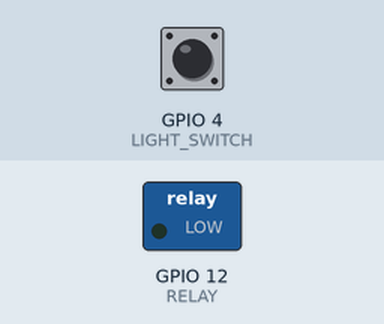
Recording of a program running on a simulated ESP8266 (NodeMCU). Shown: switched loads named in the program (green lamp = pin HIGH). Inputs (shaded band) come from the test bench; at power-on: GPIO 4 (LIGHT_SWITCH) HIGH. What the program prints to the serial monitor is not drawn.

Above: at 3.2 s.
3.3 s: GPIO 4 (LIGHT_SWITCH) pulled LOW for 0.15 s
At 3.37 s:
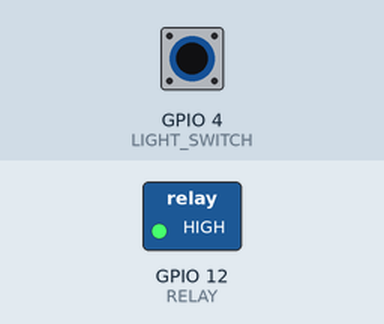
6.4 s: GPIO 4 (LIGHT_SWITCH) pulled LOW for 3.2 s
At 10.3 s:
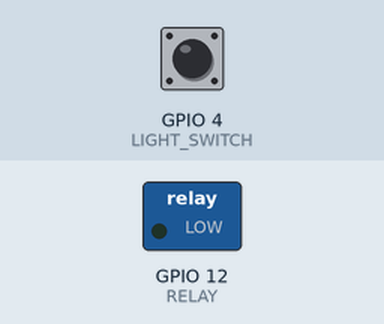
Timing chart, 0 to 11.8 s (numbered marks = the images above; inputs shaded):
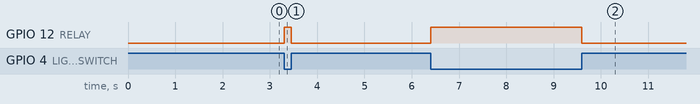

Measured:
- after the input at 3.3 s, GPIO 12 (RELAY): LOW → HIGH at once, → LOW 0.15 s later
- after the input at 6.4 s, GPIO 12 (RELAY): LOW → HIGH at once, → LOW 3.2 s later

The program:

main.cpp
```cpp
#include <ESP8266WiFi.h>
#include <espnow.h>

#define NODE_ID "gustavoRoom"

#define RELAY 12
#define LIGHT_SWITCH 4
#define CHANNEL 1

void setupWiFi();
void onDataSent(uint8_t *macAddr, uint8_t sendStatus);
void onDataReceive(uint8_t *macAddr, uint8_t *incomingData, uint8_t len);
void setupESPNOW();

uint8_t macPeers[6][6] = {
  {0xFF, 0xFF, 0xFF, 0xFF, 0xFF, 0xFF}, //MAC de Broadcast
  //{0x3C, 0x61, 0x05, 0x12, 0xA1, 0x20}, // MAC ESP32 Master
  {0xE8, 0x68, 0xE7, 0x44, 0x60, 0x0B}, // MAC Sonoff Portão
  {0xD8, 0xBF, 0xC0, 0x10, 0xC1, 0x11},
  {0xDC, 0x4F, 0x22, 0x7E, 0x4D, 0x33},
  {0xEC, 0xFA, 0xBC, 0x62, 0xB4, 0xF0},
  {0x2C, 0xF4, 0x32, 0x49, 0xD0, 0xC7},
  };


char lastRandom[20];
bool openGate = false;

int buttonPushCounter = 0;
int buttonState = 0;
int lastButtonState = 1;


void setup() {
  delay(2000);
  Serial.begin(115200);

  pinMode(RELAY,OUTPUT);
  pinMode(LIGHT_SWITCH, INPUT);


  WiFi.mode(WIFI_STA);

  setupESPNOW();


}


void loop() {

 // read the pushbutton input pin:
  buttonState = digitalRead(LIGHT_SWITCH);

  // compare the buttonState to its previous state
  if (buttonState != lastButtonState) {
    digitalWrite(RELAY, !digitalRead(RELAY));
    delay(50); // Delay a little bit to avoid bouncing
  }

  lastButtonState = buttonState; // save the current state as the last state, for next time through the loop


  if(openGate){
    digitalWrite(12, HIGH);
    delay(250);
    digitalWrite(12, LOW);
    openGate = false;
  }


}


void onDataSent(uint8_t *macAddr, uint8_t sendStatus){
  Serial.print("Status dos últimos dados: ");
  if(sendStatus == 0){
    Serial.println("Entregado com sucesso");
  }else{
    Serial.println("Falha ao entregar");
  }
}


void onDataReceive(uint8_t *macAddr, uint8_t *incomingData, uint8_t len){
  Serial.print("Mensagem Recebida:");

  char incomingMessage[30];
  char msg[30];
  char tempOn[30] = NODE_ID;
  //char tempOff[30] = NODE_ID;
  char tempMsg[30];
  char currentRandom[30];

//  strcat(tempOn, "on");
//  strcat(tempOff, "off");

  strcpy(msg, "");//Tem que inicializar o msg com uma string vazia senão dá ruim. Por que? Não tenho a mínima ideia.

  memcpy(&incomingMessage, incomingData, sizeof(incomingMessage));

  char* token = strtok(incomingMessage, "*");

  strcpy(currentRandom, token);
  strcpy(tempMsg, token);
  token = strtok(NULL,"*");
  strcat(msg, token);
  strcat(tempMsg, "*");
  strcat(tempMsg, token);

  if(strcmp(currentRandom, lastRandom) == 0){
    return;
  }


  strcpy(lastRandom, currentRandom);

  Serial.println(msg);

  if(strcmp(NODE_ID, "GATE")==0 ){
    if(strcmp(tempOn, msg) == 0){
      openGate = true;
    }
  }else{
     if(strcmp(tempOn, msg) == 0){

      digitalWrite(RELAY, !digitalRead(RELAY));
     // lastButtonState = digitalRead(RELAY);

//    }else if(strcmp(tempOff, msg) == 0){
//      //digitalWrite(12, HIGH);
    }
  }

}


void setupESPNOW(){
  Serial.print("MAC Adress: ");
  Serial.println(WiFi.macAddress());

  if(esp_now_init() == 0){
    Serial.println("ESP Now inicializado com sucesso");
    //digitalWrite(2, LOW);

  } else {
    Serial.println("ESP Now falhou");
    ESP.restart();
  }

  esp_now_set_self_role(ESP_NOW_ROLE_COMBO);

  int slavesCount = sizeof(macPeers)/6/sizeof(uint8_t);

  for(int i=0; i<slavesCount; i++){
    esp_now_add_peer(macPeers[i],ESP_NOW_ROLE_COMBO,CHANNEL,NULL, 0);
  }

  esp_now_register_recv_cb(onDataReceive);
  esp_now_register_send_cb(onDataSent);
}
```
